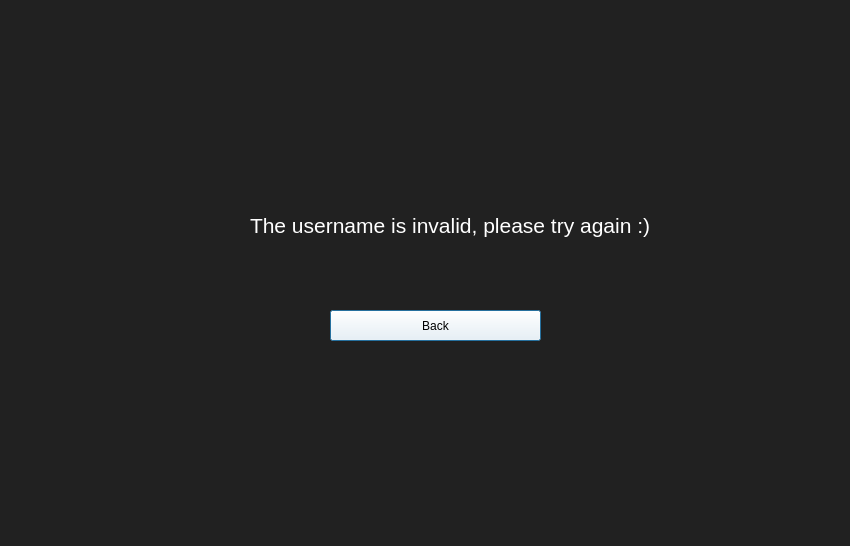
<?xml version="1.0" encoding="UTF-8"?>
<ui version="4.0">
 <class>Dialog</class>
 <widget class="QDialog" name="Dialog">
  <property name="geometry">
   <rect>
    <x>0</x>
    <y>0</y>
    <width>850</width>
    <height>546</height>
   </rect>
  </property>
  <property name="palette">
   <palette>
    <active>
     <colorrole role="Button">
      <brush brushstyle="SolidPattern">
       <color alpha="255">
        <red>33</red>
        <green>33</green>
        <blue>33</blue>
       </color>
      </brush>
     </colorrole>
     <colorrole role="Text">
      <brush brushstyle="SolidPattern">
       <color alpha="255">
        <red>255</red>
        <green>255</green>
        <blue>255</blue>
       </color>
      </brush>
     </colorrole>
     <colorrole role="Base">
      <brush brushstyle="SolidPattern">
       <color alpha="255">
        <red>33</red>
        <green>33</green>
        <blue>33</blue>
       </color>
      </brush>
     </colorrole>
     <colorrole role="Window">
      <brush brushstyle="SolidPattern">
       <color alpha="255">
        <red>33</red>
        <green>33</green>
        <blue>33</blue>
       </color>
      </brush>
     </colorrole>
    </active>
    <inactive>
     <colorrole role="Button">
      <brush brushstyle="SolidPattern">
       <color alpha="255">
        <red>33</red>
        <green>33</green>
        <blue>33</blue>
       </color>
      </brush>
     </colorrole>
     <colorrole role="Text">
      <brush brushstyle="SolidPattern">
       <color alpha="255">
        <red>255</red>
        <green>255</green>
        <blue>255</blue>
       </color>
      </brush>
     </colorrole>
     <colorrole role="Base">
      <brush brushstyle="SolidPattern">
       <color alpha="255">
        <red>33</red>
        <green>33</green>
        <blue>33</blue>
       </color>
      </brush>
     </colorrole>
     <colorrole role="Window">
      <brush brushstyle="SolidPattern">
       <color alpha="255">
        <red>33</red>
        <green>33</green>
        <blue>33</blue>
       </color>
      </brush>
     </colorrole>
    </inactive>
    <disabled>
     <colorrole role="Button">
      <brush brushstyle="SolidPattern">
       <color alpha="255">
        <red>33</red>
        <green>33</green>
        <blue>33</blue>
       </color>
      </brush>
     </colorrole>
     <colorrole role="Text">
      <brush brushstyle="SolidPattern">
       <color alpha="255">
        <red>120</red>
        <green>120</green>
        <blue>120</blue>
       </color>
      </brush>
     </colorrole>
     <colorrole role="Base">
      <brush brushstyle="SolidPattern">
       <color alpha="255">
        <red>33</red>
        <green>33</green>
        <blue>33</blue>
       </color>
      </brush>
     </colorrole>
     <colorrole role="Window">
      <brush brushstyle="SolidPattern">
       <color alpha="255">
        <red>33</red>
        <green>33</green>
        <blue>33</blue>
       </color>
      </brush>
     </colorrole>
    </disabled>
   </palette>
  </property>
  <property name="windowTitle">
   <string>Dialog</string>
  </property>
  <property name="styleSheet">
   <string notr="true">background-color: rgb(33, 33, 33)</string>
  </property>
  <widget class="QPushButton" name="backButton">
   <property name="geometry">
    <rect>
     <x>330</x>
     <y>310</y>
     <width>211</width>
     <height>31</height>
    </rect>
   </property>
   <property name="styleSheet">
    <string notr="true">background-color:rgb(255, 255, 255);
font: 14pt &quot;MS Shell Dlg 2&quot;</string>
   </property>
   <property name="text">
    <string>Back</string>
   </property>
  </widget>
  <widget class="QLabel" name="errorMessage">
   <property name="geometry">
    <rect>
     <x>250</x>
     <y>160</y>
     <width>421</width>
     <height>131</height>
    </rect>
   </property>
   <property name="palette">
    <palette>
     <active>
      <colorrole role="WindowText">
       <brush brushstyle="SolidPattern">
        <color alpha="255">
         <red>255</red>
         <green>255</green>
         <blue>255</blue>
        </color>
       </brush>
      </colorrole>
      <colorrole role="Button">
       <brush brushstyle="SolidPattern">
        <color alpha="255">
         <red>33</red>
         <green>33</green>
         <blue>33</blue>
        </color>
       </brush>
      </colorrole>
      <colorrole role="Text">
       <brush brushstyle="SolidPattern">
        <color alpha="255">
         <red>255</red>
         <green>255</green>
         <blue>255</blue>
        </color>
       </brush>
      </colorrole>
      <colorrole role="ButtonText">
       <brush brushstyle="SolidPattern">
        <color alpha="255">
         <red>255</red>
         <green>255</green>
         <blue>255</blue>
        </color>
       </brush>
      </colorrole>
      <colorrole role="Base">
       <brush brushstyle="SolidPattern">
        <color alpha="255">
         <red>33</red>
         <green>33</green>
         <blue>33</blue>
        </color>
       </brush>
      </colorrole>
      <colorrole role="Window">
       <brush brushstyle="SolidPattern">
        <color alpha="255">
         <red>33</red>
         <green>33</green>
         <blue>33</blue>
        </color>
       </brush>
      </colorrole>
     </active>
     <inactive>
      <colorrole role="WindowText">
       <brush brushstyle="SolidPattern">
        <color alpha="255">
         <red>255</red>
         <green>255</green>
         <blue>255</blue>
        </color>
       </brush>
      </colorrole>
      <colorrole role="Button">
       <brush brushstyle="SolidPattern">
        <color alpha="255">
         <red>33</red>
         <green>33</green>
         <blue>33</blue>
        </color>
       </brush>
      </colorrole>
      <colorrole role="Text">
       <brush brushstyle="SolidPattern">
        <color alpha="255">
         <red>255</red>
         <green>255</green>
         <blue>255</blue>
        </color>
       </brush>
      </colorrole>
      <colorrole role="ButtonText">
       <brush brushstyle="SolidPattern">
        <color alpha="255">
         <red>255</red>
         <green>255</green>
         <blue>255</blue>
        </color>
       </brush>
      </colorrole>
      <colorrole role="Base">
       <brush brushstyle="SolidPattern">
        <color alpha="255">
         <red>33</red>
         <green>33</green>
         <blue>33</blue>
        </color>
       </brush>
      </colorrole>
      <colorrole role="Window">
       <brush brushstyle="SolidPattern">
        <color alpha="255">
         <red>33</red>
         <green>33</green>
         <blue>33</blue>
        </color>
       </brush>
      </colorrole>
     </inactive>
     <disabled>
      <colorrole role="WindowText">
       <brush brushstyle="SolidPattern">
        <color alpha="255">
         <red>255</red>
         <green>255</green>
         <blue>255</blue>
        </color>
       </brush>
      </colorrole>
      <colorrole role="Button">
       <brush brushstyle="SolidPattern">
        <color alpha="255">
         <red>33</red>
         <green>33</green>
         <blue>33</blue>
        </color>
       </brush>
      </colorrole>
      <colorrole role="Text">
       <brush brushstyle="SolidPattern">
        <color alpha="255">
         <red>255</red>
         <green>255</green>
         <blue>255</blue>
        </color>
       </brush>
      </colorrole>
      <colorrole role="ButtonText">
       <brush brushstyle="SolidPattern">
        <color alpha="255">
         <red>255</red>
         <green>255</green>
         <blue>255</blue>
        </color>
       </brush>
      </colorrole>
      <colorrole role="Base">
       <brush brushstyle="SolidPattern">
        <color alpha="255">
         <red>33</red>
         <green>33</green>
         <blue>33</blue>
        </color>
       </brush>
      </colorrole>
      <colorrole role="Window">
       <brush brushstyle="SolidPattern">
        <color alpha="255">
         <red>33</red>
         <green>33</green>
         <blue>33</blue>
        </color>
       </brush>
      </colorrole>
     </disabled>
    </palette>
   </property>
   <property name="font">
    <font>
     <pointsize>16</pointsize>
    </font>
   </property>
   <property name="styleSheet">
    <string notr="true">font: 16pt &quot;MS Shell Dlg 2&quot;; color:rgb(255, 255, 255)</string>
   </property>
   <property name="text">
    <string>The username is invalid, please try again :)</string>
   </property>
  </widget>
 </widget>
 <resources/>
 <connections/>
</ui>
